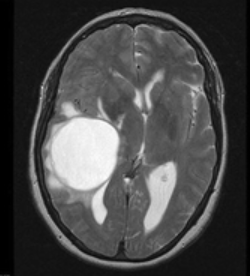
#> input picture 기계학습 심화/week4/MRI.png, 250 x 276 px
$ jupyter execute HW3_kMeans.ipynb
#> lines starting #> are read from the running program, lines starting #| are printed output that depends on the picture
# Image Segmentation with kMeans Clustering

[cell 1]
import numpy as np
import cv2
import matplotlib.pyplot as plt

[cell 2]
# load image
img =  cv2.imread('MRI.png') # Reads an image into BGR Format
#> img is the input picture: shape (276, 250, 3); min 0, max 252, mean 72.4

img = cv2.cvtColor(img,cv2.COLOR_BGR2RGB)   #load image with RGB format
img_size = img.shape
#> img_size = (276, 250, 3)
print(img_size)
#| (276, 250, 3)

[cell 3]
# Display original image
plt.imshow(img)
plt.title("Original Image")
plt.show()

[cell 4]
# Reshape data

all_pixels  = img.reshape((-1,3)).astype(float) # all_pixels : data
print(all_pixels.shape)
#| (69000, 3)

[cell 5]
# Run k-means clustering
from sklearn.cluster import KMeans

K = 4       # Number of clusters

km_model = KMeans(n_clusters=K)
km_model.fit(all_pixels)

[cell 6]
# Learned Centroids
centers = km_model.cluster_centers_
print(centers) # In RGB Format

[cell 7]
# Display different cluster segments
segmented_img = km_model.labels_    # Clustering Result
segmented_img = segmented_img.reshape(img_size[0], img_size[1])
plt.imshow(segmented_img)
plt.title("k-Means Clustering")
plt.show()
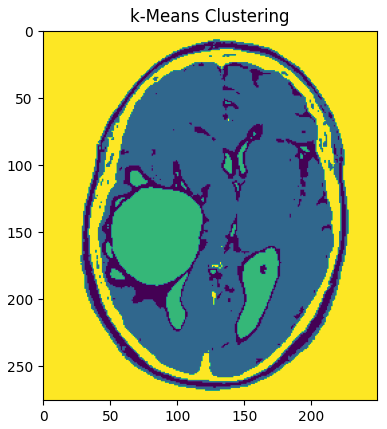
#> figure drawn by matplotlib, 1 panel

[cell 8]
# display different segments separately

for k in range(K):
    plt.imshow(img*(segmented_img == k)[...,None])
    plt.title('Cluster ' + str(k))
    plt.show()
#> this loop made 4 passes
#> pass 1, `plt.show()`:
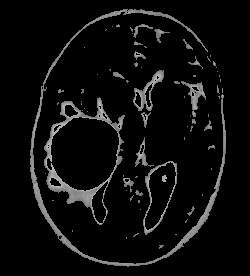
#> shown: shape (276, 250, 3); min 0, max 181, mean 12.3
#> pass 2, `plt.show()`:
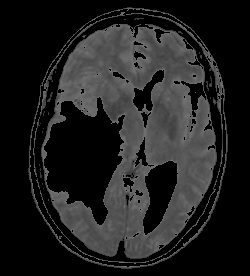
#> shown: shape (276, 250, 3); min 0, max 113, mean 31.9

# Todo: Implement your own kMeans Algorithm

[cell 9]
# L2 distance
def L2_distance(x, y):
    return np.sqrt( np.sum((x - y)**2, axis=1) )  # centroid로 부터의 L2 거리

[cell 10]
# My k-means implementation

def my_kMeans(all_data, num_clusters):  # num_clusters: K(4)

#> called with all_data = array of shape (69000, 3), num_clusters = 4
    num_data, data_dim = all_data.shape # data size (69000,3)
#> num_data = 69000; data_dim = 3

    # Centroid and cluster initialization
    # centroids = np.random.rand(num_clusters, data_dim) * 256.                 # Random coordinate initialization
    centroids = all_data[np.random.randint(num_data, size = num_clusters),:]    # Random sample (4X3)initialization
#> centroids = [[22, 22, 22], [20, 20, 20], [41, 41, 41], [228, 228, 228]]
    clusters = (-1)*np.ones(num_data)     # initialize all the clusters with -1 매핑 전에 -1로 초기화

    max_iteration = 20
    for iter in range(max_iteration):
        # save current cluster
        current_clusters = clusters.copy()

        # update cluster
        for k in range(num_data):
            data = all_data[k]  # each data
            # For each data, find the distance from the centroids
            dist = L2_distance(centroids, data)

            # find minimum distance (index) & save
            ########### Implement your code here ######################
            clusters[k] = np.argmin(dist) #가장 L2가 짧은 클러스터에 매핑 되어야함

        # update the centroids
        for m in range(num_clusters): #m: (0~3)
            cluster_map = (clusters == m) # boolean list [t,f,f,t...]
            num_samples_in_cluster = cluster_map.sum()  # 개수

            # find the average of the cluster samples
            ########### Implement your code here ######################
            centroids[m] = np.sum(all_data[cluster_map],axis=0)/num_samples_in_cluster
            # 평균값을 구해서 centroid 업데이트


        # We stop when the clusters does not change
        if np.sqrt(((current_clusters - clusters)**2).sum()) < 1e-20:
            break
#> after the loop, centroids = [[23.94, 23.94, 23.94], [1.86, 1.86, 1.86], [95.63, 95.63, 95.63], [213.5, 213.5, 213.5]]

    return clusters, centroids

[cell 11]
# Run your kMeans

K = 4

labels, cent = my_kMeans(all_pixels, K)
#> cent has the same summary as centroids in my_kMeans

[cell 12]
# Display the segmentation results
seg_img = labels.reshape(img_size[0], img_size[1])
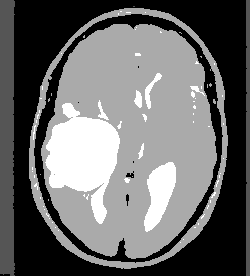
#> seg_img: shape (276, 250) float64; min 0, max 3, mean 1.23; drawn with min black and max white
plt.imshow(seg_img)
plt.title("My k-Means Clustering")
plt.show()

[cell 13]
for k in range(K):
    plt.imshow(img*(seg_img == k)[...,None])
    plt.title('Cluster ' + str(k))
    plt.show()
#> this loop made 4 passes
#> pass 1, `plt.show()`:
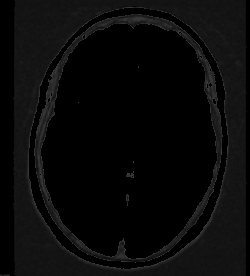
#> shown: shape (276, 250, 3); min 0, max 59, mean 9.6
#> pass 2, `plt.show()`:
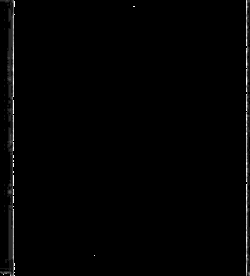
#> shown: shape (276, 250, 3); min 0, max 12, mean 0.133; drawn with min black and max white
